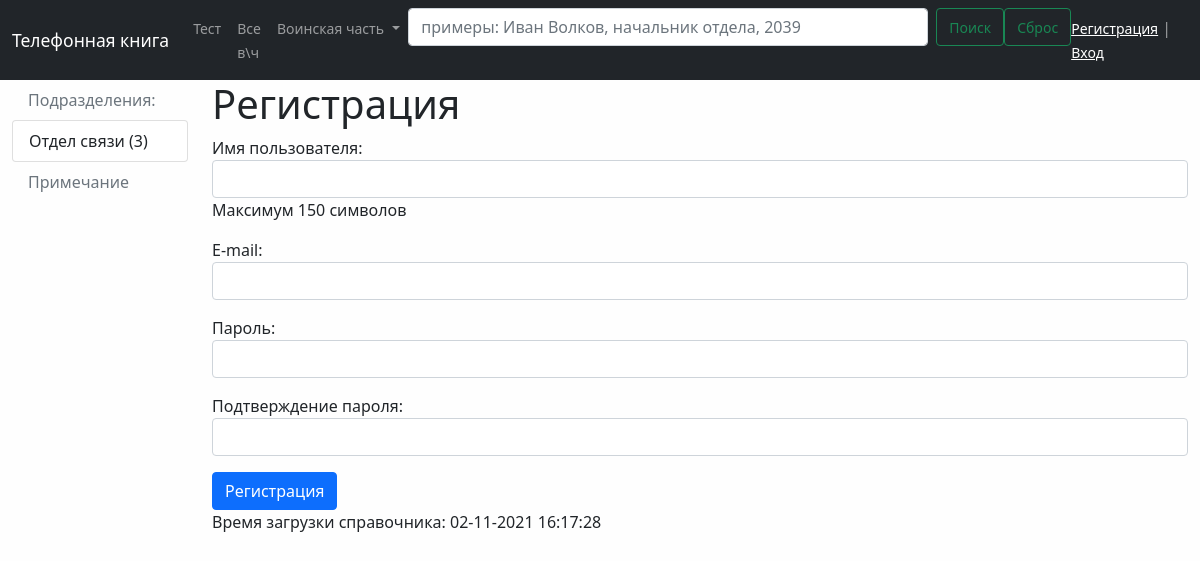
Page /register/ on the earlier database version.
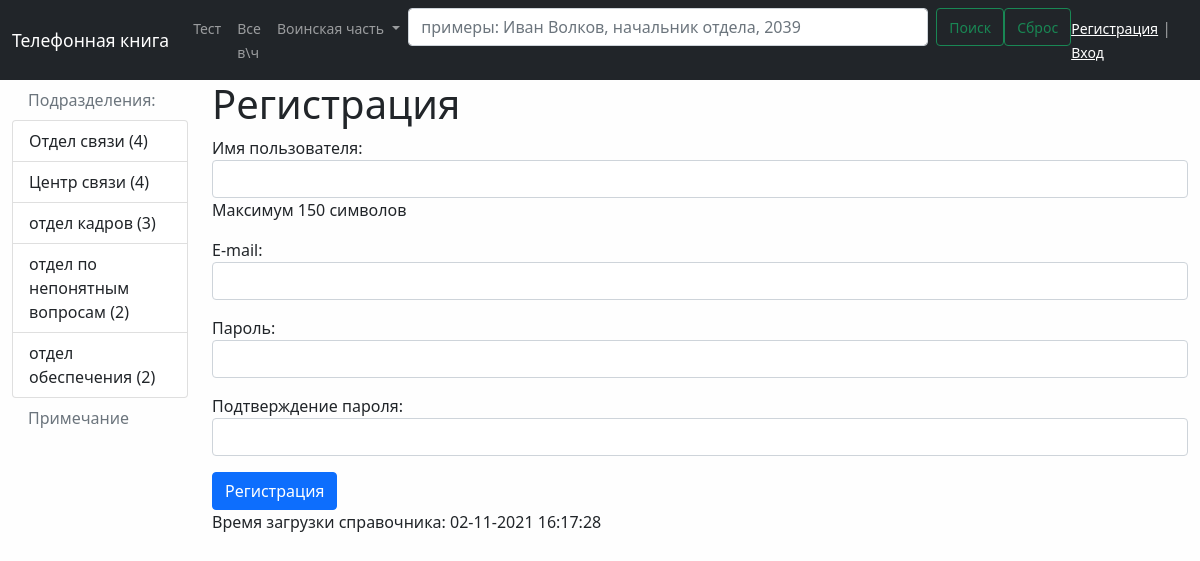
Same page on the later database version.
### phonebook/models.py (models this page shows, shortened)
class Division(models.Model):  # создаем специфичиский класс к полю отношений "подразделение"
    objects = None
    title = models.CharField(max_length=150, db_index=True, verbose_name='Наименование подразделения')
    def get_absolute_url(self):  # метод обработки абсолютных адресов (автоматического построения ссылки)
        return reverse_lazy('division', kwargs={"div_id": self.pk})
    class Meta:  # задаем параметры админки
        verbose_name = 'Подразделение'  # отображаемое значение в шапке админки
        verbose_name_plural = 'Подразделения'  # значение в множественном числе
        ordering = ['id']   # указываем по какому полю идет сортировка

### phonebook/views.py (the view)
# urls.py: path('register/', register, name='register'),
def register(request):
    if request.method == 'POST':
        form = UserRegisterForm(request.POST)
        if form.is_valid():
            user = form.save()  # сохраняет введенные данные
            login(request, user)  # сразу вводит данные после регистрация для логирования
            messages.success(request, 'Вы успешно зарегистрировались')
            return redirect('home')  # перенаправляет на главную страницу
        else:
            messages.error(request, 'Ошибка регистрации')
    else:
        form = UserRegisterForm()
    return render(request, 'phonebook/register.html', {"form": form})

### phonebook/forms.py
class UserRegisterForm(UserCreationForm):
    username = forms.CharField(label='Имя пользователя', help_text='Максимум 150 символов', widget=forms.TextInput(attrs={'class': 'form-control'}))
    password1 = forms.CharField(label='Пароль', widget=forms.PasswordInput(attrs={'class': 'form-control'}))
    password2 = forms.CharField(label='Подтверждение пароля', widget=forms.PasswordInput(attrs={'class': 'form-control'}))
    email = forms.EmailField(label='E-mail', widget=forms.EmailInput(attrs={'class': 'form-control'}))
    class Meta:
        model = User
        fields = ('username', 'email', 'password1', 'password2')

### phonebook/models.py (called while the page is built)
    def get_absolute_url(self):  # метод обработки абсолютных адресов (автоматического построения ссылки)
        return reverse_lazy('mil_unit', kwargs={"mil_id": self.pk})

### phonebook/templatetags/phonebook_tags.py (called while the page is built)
@register.simple_tag()  # указываем простой декоратор взятия списка всех воинских частей (simple_tag) и присваеваем ему имя
def get_units():   # задаем пользовательский тег
    return MilitaryUnit.objects.annotate(cnt=Count('phonenumber')).filter(cnt__gt=0)  # отображает только в\ч в которых есть записи

### phonebook/templates/phonebook/register.html (shortened to what this page needs)
{% extends 'base.html' %}
{% block sidebar %}
{% include 'inc/_sidebar.html' %}
{% endblock %}
{% block content %}
<h1>Регистрация</h1>
<form method="post">
    {{ form.as_p }}
    <button type="submit" class="btn btn-primary btn-block">Регистрация</button>
</form>
{% endblock %}

### phonebook/templates/phonebook/list_divisions.html (shortened to what this page needs)
<div class="list-group">
{% for di in divisions %}
  <a href="{{ di.get_absolute_url }}" class="list-group-item list-group-item-action" name="orderby" >
    {{ di.title }}     ({{ di.cnt }})
  </a>
{% endfor %}
</div>

Differences in the rows shown:
computed for Division "Отдел связи": cnt "3" → "4"
now on this page (row unchanged): Division: title "Центр связи", cnt "4"
added Division: title "отдел кадров", cnt "3"
added Division: title "отдел по непонятным вопросам", cnt "2"
added Division: title "отдел обеспечения", cnt "2"
